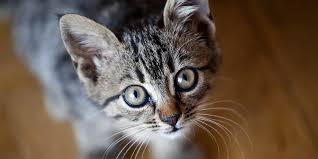
#> input picture Image and Video/Image/cat3.jpg, 318 x 159 px, found by its file name
$ python Canny.py
#> lines starting #> are read from the running program, lines starting #| are printed output that depends on the picture; after the words box and inside, x2 and y2 are one past the last pixel; in counts of white or black regions, pixels touching at a corner belong together
import cv2 as cv

img=cv.imread('Image\cat3.jpg')
#> img is the input picture: shape (159, 318, 3); mean B, G, R 75.4, 88.7, 105
cv.imshow('Cat',img)

imgs=cv.cvtColor(img,cv.COLOR_RGB2GRAY)
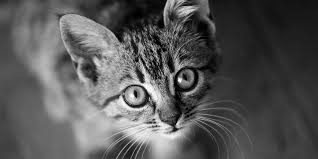
#> imgs: shape (159, 318); min 0, max 255, mean 86.6
cv.imshow("Gray",imgs)


canny=cv.Canny(img,175,250)
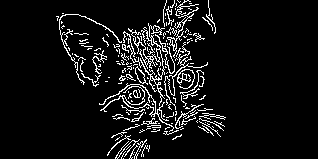
#> canny: shape (159, 318); 7.6% white in thin lines or dots, all inside (x1, y1, x2, y2) = (56, 0, 226, 159)
cv.imshow("Canny",canny)
cv.waitKey(0)

$ run again, with Image and Video/Image/cat2.jpg copied over Image and Video/Image/cat3.jpg
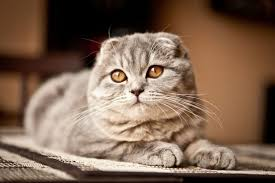
#> input picture Image and Video/Image/cat2.jpg, 275 x 183 px, found by its file name
#> img is the input picture: shape (183, 275, 3); mean B, G, R 82, 100.5, 125.8
#> `imgs=cv.cvtColor(img,cv.COLOR_RGB2GRAY)`:
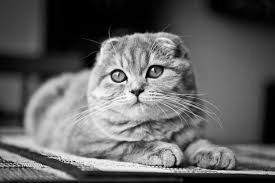
#> imgs: shape (183, 275); min 0, max 251, mean 97.8
#> `canny=cv.Canny(img,175,250)`:
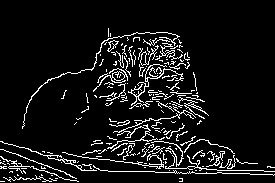
#> canny: shape (183, 275); 8.3% white in thin lines or dots, all inside (x1, y1, x2, y2) = (0, 28, 275, 182)

$ run again, with Image and Video/Image/cat4.jpg copied over Image and Video/Image/cat3.jpg
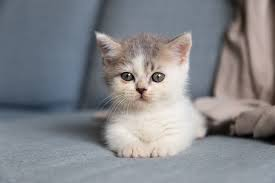
#> input picture Image and Video/Image/cat4.jpg, 275 x 183 px, found by its file name
#> img is the input picture: shape (183, 275, 3); mean B, G, R 137.4, 133.2, 131.9
#> `imgs=cv.cvtColor(img,cv.COLOR_RGB2GRAY)`:
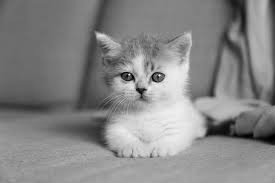
#> imgs: shape (183, 275); min 0, max 243, mean 134.3
#> `canny=cv.Canny(img,175,250)`:
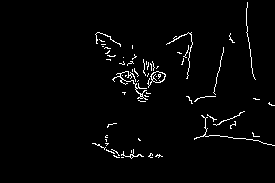
#> canny: shape (183, 275); 2.3% white in thin lines or dots, all inside (x1, y1, x2, y2) = (92, 2, 275, 159)
